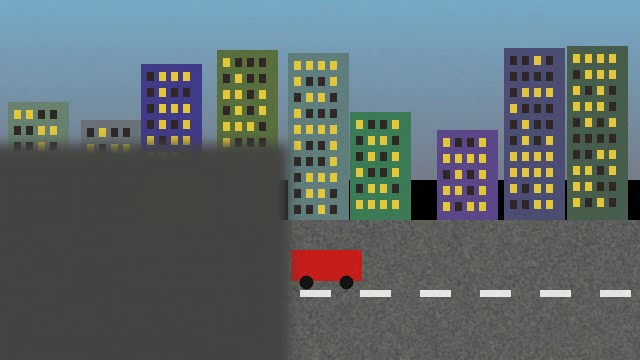
#> input picture evidence/dashboard_run_20261015-215543/snapshots/INC-1031b89bcbb0.jpg, 640 x 360 px
$ python -i metrics.py   (imports and definitions only)   (older library calls are emulated)
#> lines starting #> are read from the running program, lines starting #| are printed output that depends on the picture
"""Per-frame image-quality measurements.

All metrics are computed on a grayscale copy downscaled to at most
``ANALYSIS_WIDTH`` pixels wide so cost is independent of input resolution.

Metrics (see ARCHITECTURE.md for rationale and limitations):

* ``brightness``      mean gray level, 0-255.
* ``dark_fraction``   fraction of pixels below ``DARK_PIXEL_LEVEL``.
* ``sharpness``       variance of the Laplacian divided by the variance of the
                      image (gain-normalised Laplacian variance). Plain
                      Laplacian variance scales with the square of contrast, so
                      a darkened frame would also look "blurred"; dividing by
                      image variance removes that gain dependence.
* ``cell_std``        per-cell standard deviation on a coarse grid, used by the
                      obstruction proxy (compared against the baseline later).
* ``thumb``           heavily smoothed, zero-mean / unit-variance thumbnail used
                      by the framing-change proxy.
"""

from __future__ import annotations

from dataclasses import dataclass

import cv2
import numpy as np

ANALYSIS_WIDTH = 640
DARK_PIXEL_LEVEL = 40
GRID_COLS = 8
GRID_ROWS = 6
THUMB_SIZE = (64, 36)  # (w, h)


@dataclass
class FrameMetrics:
    width: int
    height: int
    brightness: float
    dark_fraction: float
    sharpness: float
    cell_std: np.ndarray  # shape (GRID_ROWS, GRID_COLS)
    thumb: np.ndarray  # shape (THUMB_SIZE[1], THUMB_SIZE[0]), float32, normalised

    def summary(self) -> dict[str, float | int]:
        return {
            "width": self.width,
            "height": self.height,
            "brightness": round(self.brightness, 2),
            "dark_fraction": round(self.dark_fraction, 4),
            "sharpness": round(self.sharpness, 5),
        }


def to_analysis_gray(frame: np.ndarray) -> np.ndarray:
    if frame is None or frame.size == 0:
        raise ValueError("empty frame")
    if frame.dtype != np.uint8:
        raise ValueError(f"unsupported frame dtype {frame.dtype}; expected uint8")
    if frame.ndim == 3 and frame.shape[2] == 1:
        frame = frame[:, :, 0]
    if frame.ndim == 2:
        gray = frame
    elif frame.ndim == 3 and frame.shape[2] == 3:
        gray = cv2.cvtColor(frame, cv2.COLOR_BGR2GRAY)
    elif frame.ndim == 3 and frame.shape[2] == 4:
        gray = cv2.cvtColor(frame, cv2.COLOR_BGRA2GRAY)
    else:
        raise ValueError(f"unsupported frame shape {frame.shape}")
    h, w = gray.shape[:2]
    if w > ANALYSIS_WIDTH:
        scale = ANALYSIS_WIDTH / w
        gray = cv2.resize(gray, (ANALYSIS_WIDTH, max(1, round(h * scale))), interpolation=cv2.INTER_AREA)
    return gray


def brightness_stats(gray: np.ndarray) -> tuple[float, float]:
    return float(gray.mean()), float((gray < DARK_PIXEL_LEVEL).mean())


def normalized_laplacian_variance(gray: np.ndarray) -> float:
    g = gray.astype(np.float32)
    var = float(g.var())
    if var < 1e-6:
        return 0.0
    lap = cv2.Laplacian(g, cv2.CV_32F, ksize=3)
    return float(lap.var()) / var


def cell_std(gray: np.ndarray) -> np.ndarray:
    h, w = gray.shape[:2]
    out = np.zeros((GRID_ROWS, GRID_COLS), np.float32)
    g = gray.astype(np.float32)
    for r in range(GRID_ROWS):
        for c in range(GRID_COLS):
            cell = g[r * h // GRID_ROWS:(r + 1) * h // GRID_ROWS, c * w // GRID_COLS:(c + 1) * w // GRID_COLS]
            out[r, c] = float(cell.std()) if cell.size else 0.0
    return out


def normalized_thumb(gray: np.ndarray) -> np.ndarray:
    # Strong blur first so the framing proxy is insensitive to focus blur and noise.
    small = cv2.resize(gray, THUMB_SIZE, interpolation=cv2.INTER_AREA).astype(np.float32)
    small = np.asarray(cv2.GaussianBlur(small, (5, 5), 1.5), np.float32)
    std = float(small.std())
    return (small - small.mean()) / std if std > 1e-6 else np.zeros_like(small)


def thumb_similarity(a: np.ndarray, b: np.ndarray) -> float:
    """Normalised cross-correlation of two normalised thumbnails, in [-1, 1]."""
    if not a.any() or not b.any():
        return 0.0
    return float((a * b).mean())


def compute_frame_metrics(frame: np.ndarray) -> FrameMetrics:
    h, w = frame.shape[:2]
    gray = to_analysis_gray(frame)
    brightness, dark = brightness_stats(gray)
    return FrameMetrics(
        width=w,
        height=h,
        brightness=brightness,
        dark_fraction=dark,
        sharpness=normalized_laplacian_variance(gray),
        cell_std=cell_std(gray),
        thumb=normalized_thumb(gray),
    )

>>> import cv2
>>> picture = cv2.imread('../evidence/dashboard_run_20261015-215543/snapshots/INC-1031b89bcbb0.jpg')
#> picture is the input picture: shape (360, 640, 3); mean B, G, R 106.3, 104.7, 93.7
>>> result = compute_frame_metrics(picture)
#> in to_analysis_gray, `gray = cv2.cvtColor(frame, cv2.COLOR_BGR2GRAY)`:
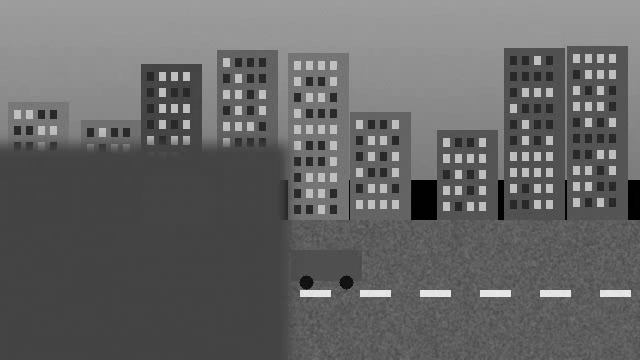
#> gray: shape (360, 640); min 0, max 238, mean 101.5
#> in compute_frame_metrics, `brightness, dark = brightness_stats(gray)`: brightness = 101.5; dark = 0.0156
#> in normalized_laplacian_variance, `var = float(g.var())`: var = 1466.8
#> in normalized_laplacian_variance, `lap = cv2.Laplacian(g, cv2.CV_32F, ksize=3)`:
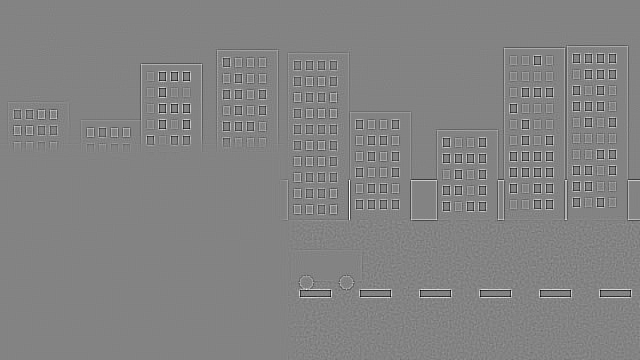
#> lap: shape (360, 640) float32; min -872, max 820, mean 0; drawn with min black and max white
#> in cell_std, `h, w = gray.shape[:2]`: h = 360; w = 640
#> in normalized_thumb, `small = cv2.resize(gray, THUMB_SIZE, interpolation=cv2.INTER_AREA).ast..`:
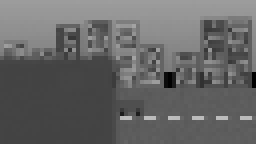
#> small: shape (36, 64) float32 (shown 4 times larger); min 1, max 190, mean 101.5
#> in normalized_thumb, `small = np.asarray(cv2.GaussianBlur(small, (5, 5), 1.5), np.float32)`:
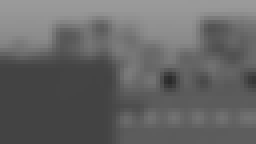
#> small: shape (36, 64) float32 (shown 4 times larger); min 42.43, max 154.2, mean 101.5
#> in normalized_thumb, `std = float(small.std())`: std = 28.72
#> in normalized_thumb, `return (small - small.mean()) / std if std > 1e-6 else np.zeros_like(s..`:
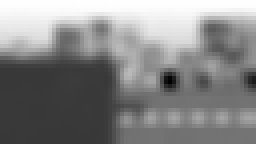
#> returned value: shape (36, 64) float32 (shown 4 times larger); min -2.06, max 1.84, mean -3.71e-07; drawn with min black and max white
